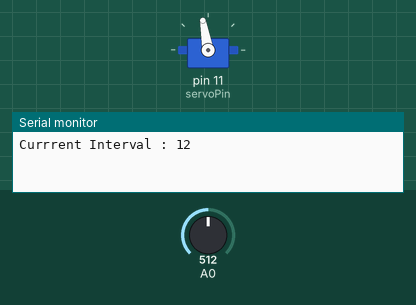
Bench run of a sketch on a simulated Arduino Uno, built with avr-gcc and run on an emulated ATmega328P. On the bench: servo, the last lines printed to the serial monitor. The test bench sets the inputs (shaded band); at power-on: A0 = 512.

Above: at 1.2 s.
1.3 s: A0 set to 716
At 1.7 s:
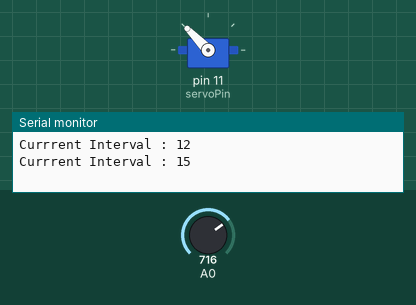
4.3 s: A0 set to 306
At 4.71 s:
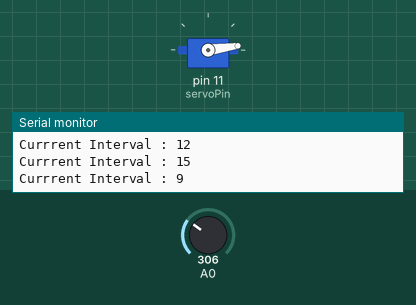
Timing chart, 0 to 13.3 s (numbered marks = the images above; inputs shaded):
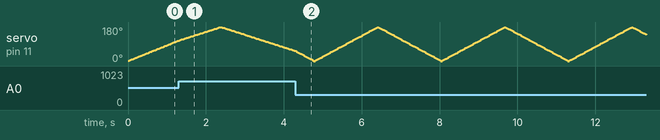

The sketch:

9_3.ino
```cpp
#include <Servo.h>
Servo myServo;

int time_current, time_previous, interval = 0;
int angle_step = 1, angle = 0;
int servoPin = 11;
void setup() {
  // put your setup code here, to run once:
  Serial.begin(9600);
  time_previous = millis();
  myServo.attach(servoPin);

}

void loop() {
  time_current = millis();
  if (time_current - time_previous >= interval) {
    time_previous = time_current;
    angle += angle_step; // 현재 각도 조정
    if (angle > 180) { // 180°를 넘어가면 방향 전환
      angle = 180;
      angle_step *= -1;
    }
    else if (angle < 0) { // 0°를 넘어가면 방향 전환
      angle = 0;
      angle_step *= -1;
    }
    myServo.write(angle);
  }
 int reading = analogRead(A0); // 가변저항 값 읽기
  int new_interval = map(reading, 0, 1023, 5, 20);
  if (new_interval != interval) {
    interval = new_interval; // 이동 시간 간격 조정
    Serial.print("Currrent Interval : ");
    Serial.println(interval);
  }
}
```
